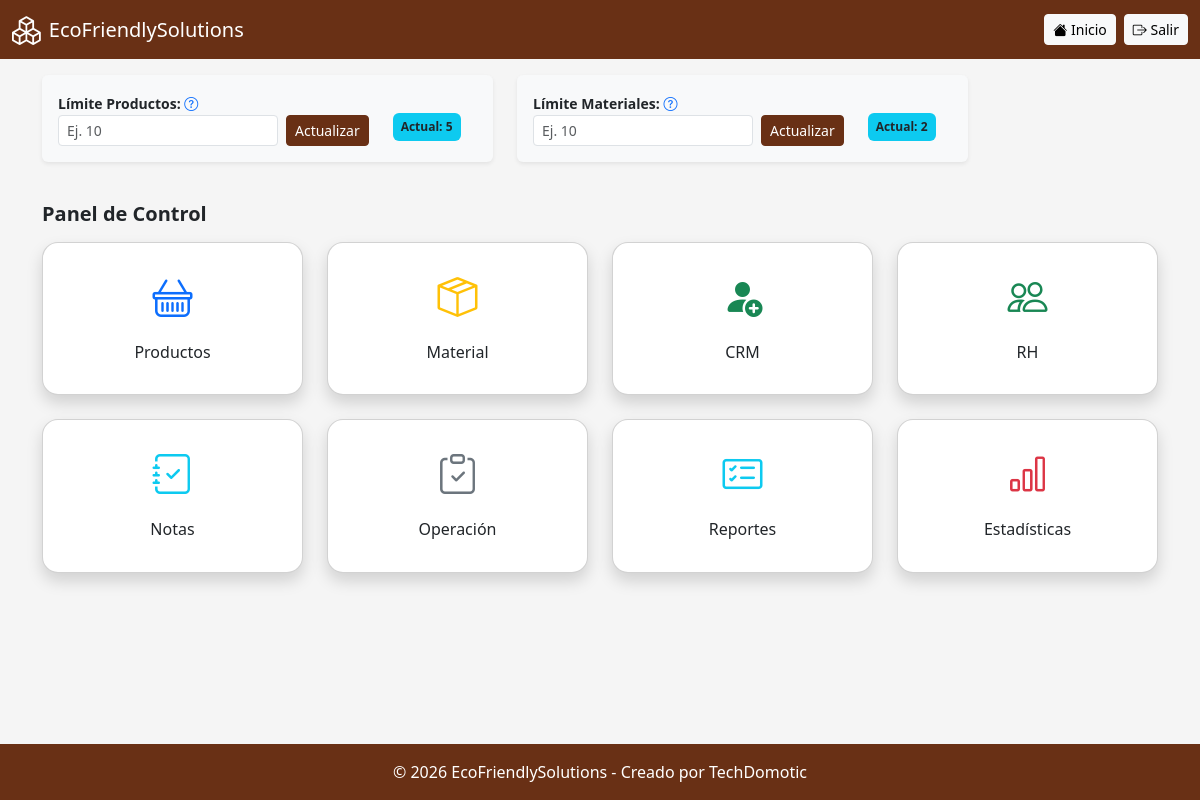
/dashboard.php (signed in), run on an earlier commit of the app's database.
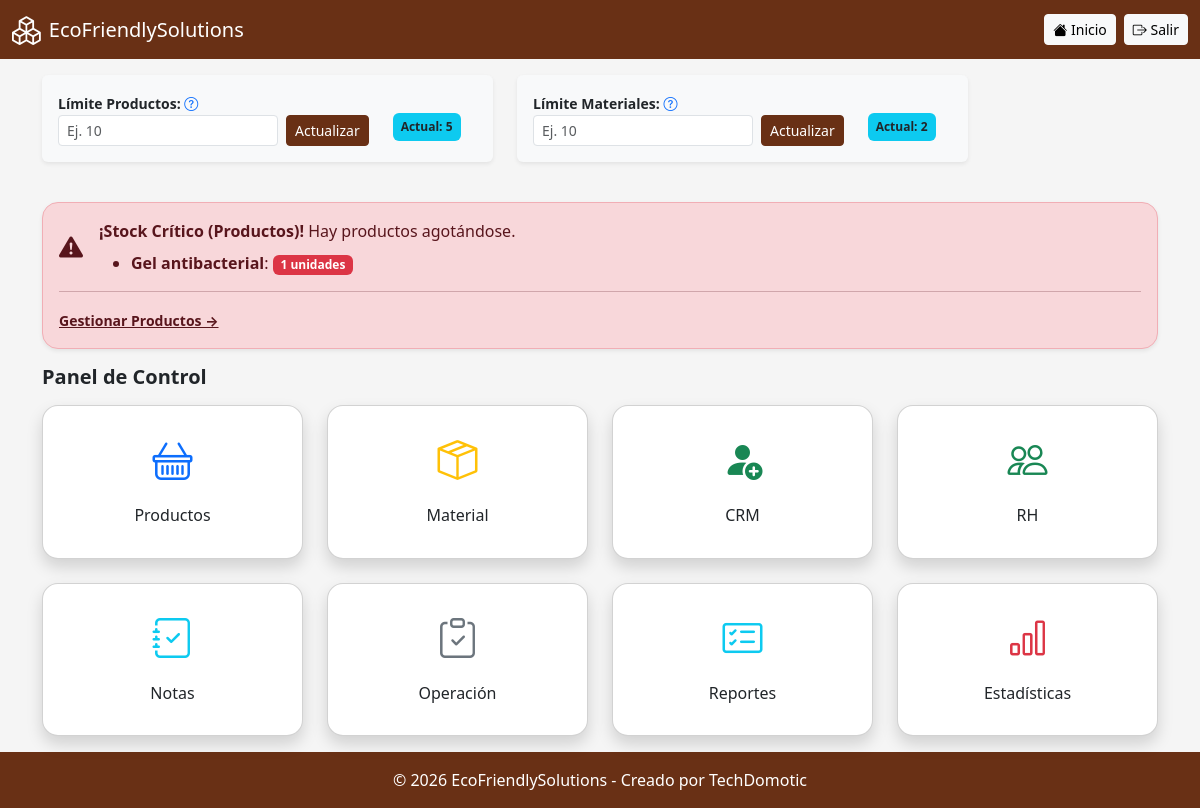
And on a later commit of the database.
### tables this page shows
CREATE TABLE `productos` (
  `id_producto` int(11) NOT NULL,
  `nombre` varchar(250) NOT NULL,
  `cantidad` double DEFAULT NULL,
  `reserva` double DEFAULT NULL,
  `total` double DEFAULT NULL,
  `medida` varchar(120) DEFAULT NULL,
  `conservado` varchar(120) DEFAULT NULL,
  `tipo` varchar(120) DEFAULT NULL,
  `marca` varchar(120) DEFAULT NULL,
  `estatus` tinyint(1) DEFAULT 1,
  `fecha_eliminacion` timestamp NOT NULL DEFAULT current_timestamp() ON UPDATE current_timestamp(),
  `fecha_creacion` timestamp NOT NULL DEFAULT current_timestamp()
);

### dashboard.php (the view, shortened to what the changed rows need)
<?php
include 'includes/conexion.php';
include 'includes/header.php';
$rol_usuario = $_SESSION['rol'] ?? '1';
$res_limites = $conn->query("SELECT entidad, limite FROM limitante");
$limites_db = [];
while ($row = $res_limites->fetch_assoc()) {
    $limites_db[$row['entidad']] = $row['limite'];
}
$limite_productos = $limites_db['productos'] ?? 6;
$productos_bajos = [];
if ($rol_usuario == '1') {
    $res_stock = $conn->query("SELECT nombre, cantidad FROM productos WHERE cantidad < $limite_productos");
    while ($row_s = $res_stock->fetch_assoc()) {
        $productos_bajos[] = $row_s;
    }
}
?>
<div class="row">
    <div class="col-12">
        <?php if (!empty($productos_bajos)): ?>
            <div class="alert alert-danger shadow-sm rounded-4 mb-3" role="alert">
                <div class="d-flex align-items-center">
                    <i class="bi bi-exclamation-triangle-fill fs-4 me-3"></i>
                    <div>
                        <strong>¡Stock Crítico (Productos)!</strong> Hay productos agotándose.
                        <ul class="mb-0 mt-2">
                            <?php foreach ($productos_bajos as $p): ?>
                                <li>
                                    <strong><?= htmlspecialchars($p['nombre']); ?></strong>:
                                    <span class="badge bg-danger"><?= $p['cantidad']; ?> unidades</span>
                                </li>
                            <?php endforeach; ?>
                        </ul>
                    </div>
                </div>
                <hr>
                <a href="productos/listar.php" class="alert-link small">Gestionar Productos →</a>
            </div>
        <?php endif; ?>
    </div>
</div>
<?php include 'includes/footer.php'; ?>

What changed in the data, as far as the page shows it:
now on this page (row edited): productos: nombre "Gel antibacterial", cantidad "1"
Also different on the page:
text now shown: "¡Stock Crítico (Productos)! Hay productos agotándose. Gestionar Productos →"
